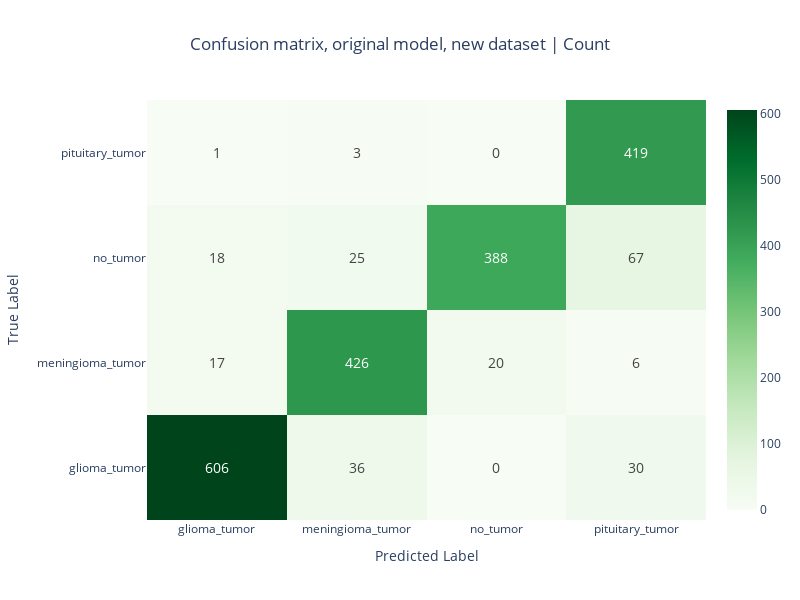
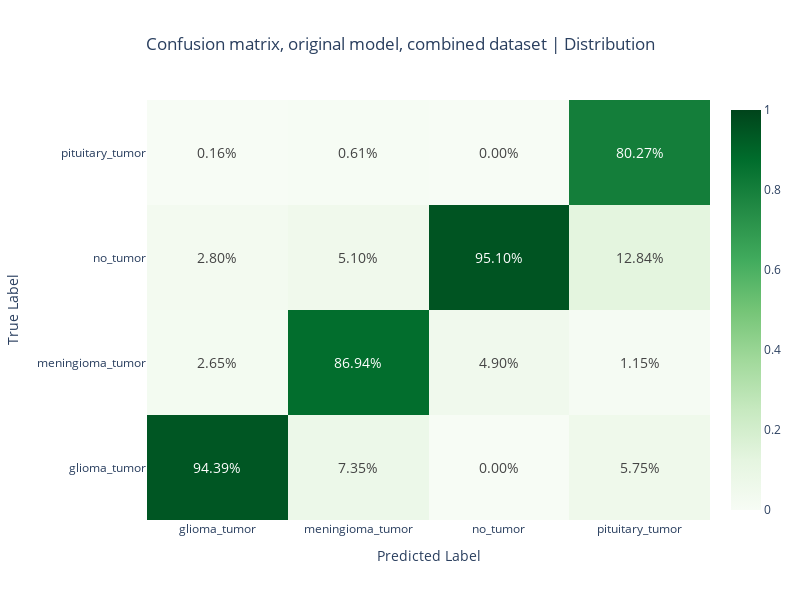

Write notebook code for charts like these, in order.
### Code cell
confusion_matrix_count_plot(
    df=df_confusion_matrix, dataset_name="new dataset", color="Greens"
)

confusion_matrix_distrib_plot(
    df=confusion_matrix_distribution, dataset_name="combined dataset", color="greens"
)

### Figure 1 — Plotly figure (JSON) as saved in the notebook; plotly's stock layout.template omitted (floating-point values rounded to 4 significant figures)
{"data": [{"colorscale": [[0, "rgb(247,252,245)"], [0.125, "rgb(229,245,224)"], [0.25, "rgb(199,233,192)"], [0.375, "rgb(161,217,155)"], [0.5, "rgb(116,196,118)"], [0.625, "rgb(65,171,93)"], [0.75, "rgb(35,139,69)"], [0.875, "rgb(0,109,44)"], [1, "rgb(0,68,27)"]], "textfont": {"size": 14}, "texttemplate": "%{z}", "type": "heatmap", "x": ["glioma_tumor", "meningioma_tumor", "no_tumor", "pituitary_tumor"], "y": ["glioma_tumor", "meningioma_tumor", "no_tumor", "pituitary_tumor"], "z": [[606, 36, 0, 30], [17, 426, 20, 6], [18, 25, 388, 67], [1, 3, 0, 419]]}], "layout": {"height": 600, "title": {"text": "Confusion matrix, original model, new dataset | Count", "x": 0.5, "xanchor": "center"}, "width": 800, "xaxis": {"title": {"text": "Predicted Label"}}, "yaxis": {"title": {"text": "True Label"}}}}

### Figure 2 — Plotly figure (JSON) as saved in the notebook; plotly's stock layout.template omitted (floating-point values rounded to 4 significant figures)
{"data": [{"colorscale": [[0, "rgb(247,252,245)"], [0.125, "rgb(229,245,224)"], [0.25, "rgb(199,233,192)"], [0.375, "rgb(161,217,155)"], [0.5, "rgb(116,196,118)"], [0.625, "rgb(65,171,93)"], [0.75, "rgb(35,139,69)"], [0.875, "rgb(0,109,44)"], [1, "rgb(0,68,27)"]], "textfont": {"size": 14}, "texttemplate": "%{z:.2%}", "type": "heatmap", "x": ["glioma_tumor", "meningioma_tumor", "no_tumor", "pituitary_tumor"], "y": ["glioma_tumor", "meningioma_tumor", "no_tumor", "pituitary_tumor"], "z": [[0.9439, 0.07347, 0, 0.05747], [0.02648, 0.8694, 0.04902, 0.01149], [0.02804, 0.05102, 0.951, 0.1284], [0.001558, 0.006122, 0, 0.8027]], "zmax": 1, "zmin": 0}], "layout": {"height": 600, "title": {"text": "Confusion matrix, original model, combined dataset | Distribution", "x": 0.5, "xanchor": "center"}, "width": 800, "xaxis": {"title": {"text": "Predicted Label"}}, "yaxis": {"title": {"text": "True Label"}}}}
